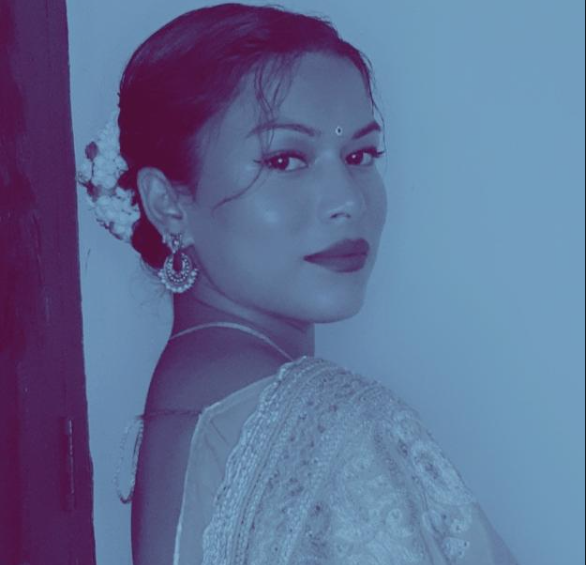
#> input picture images/elu.png, 586 x 565 px
$ python splitmerge.py
#> lines starting #> are read from the running program, lines starting #| are printed output that depends on the picture
import cv2 as cv
img = cv.imread('images/elu.png')
#> img is the input picture: shape (565, 586, 3); mean B, G, R 148.9, 110.5, 96

b,g,r = cv.split(img)
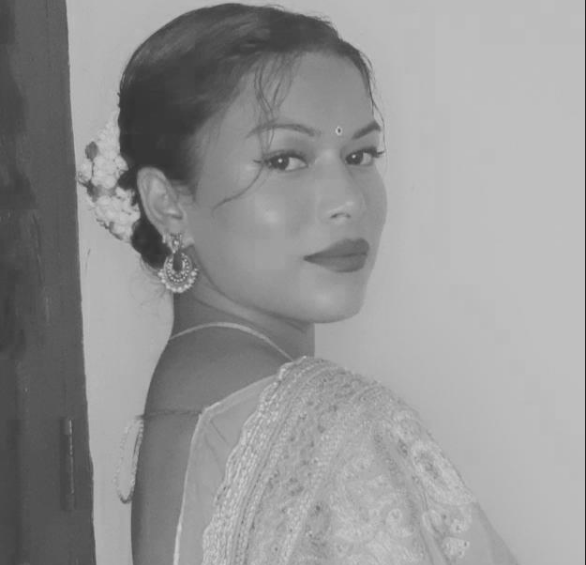
#> b: shape (565, 586); min 33, max 205, mean 148.9
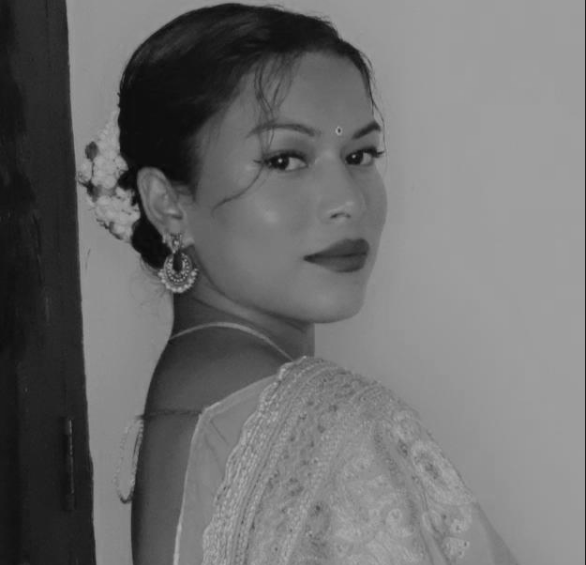
#> g: shape (565, 586); min 7, max 173, mean 110.5
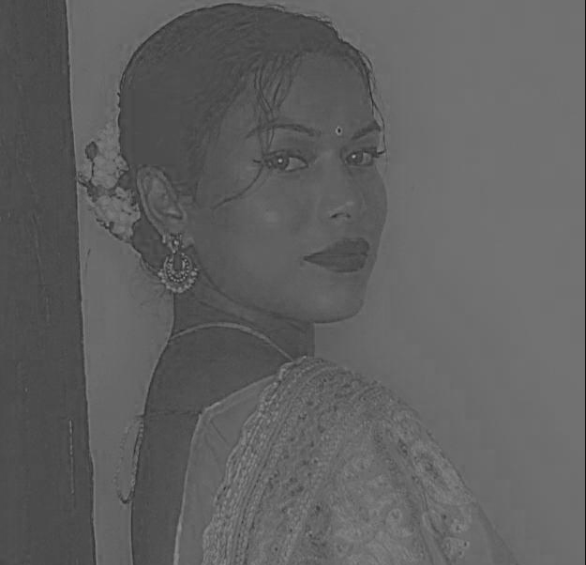
#> r: shape (565, 586); min 16, max 158, mean 96
cv.imshow("B",b)
cv.imshow("G",g)
cv.imshow("R",r)
merged = cv.merge([b,g,r])
cv.imshow("MErged",merged)


cv.imshow("ELU",img)
cv.waitKey(0)

$ run again, with images/baizu.png copied over images/elu.png
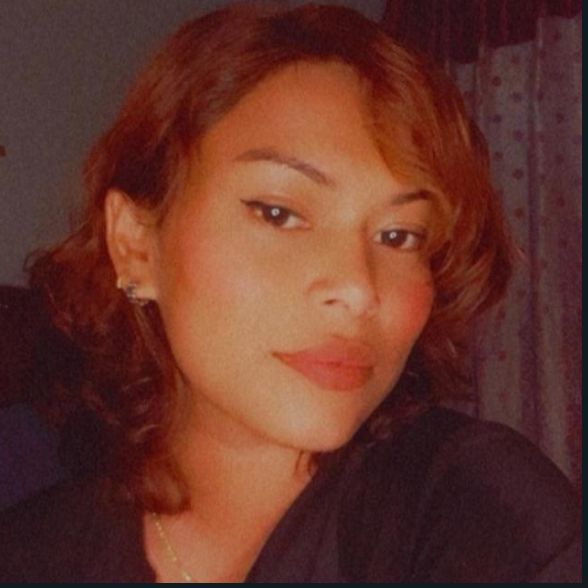
#> input picture images/baizu.png, 588 x 588 px
#> img is the input picture: shape (588, 588, 3); mean B, G, R 42.3, 52.6, 101.3
#> `b,g,r = cv.split(img)`:
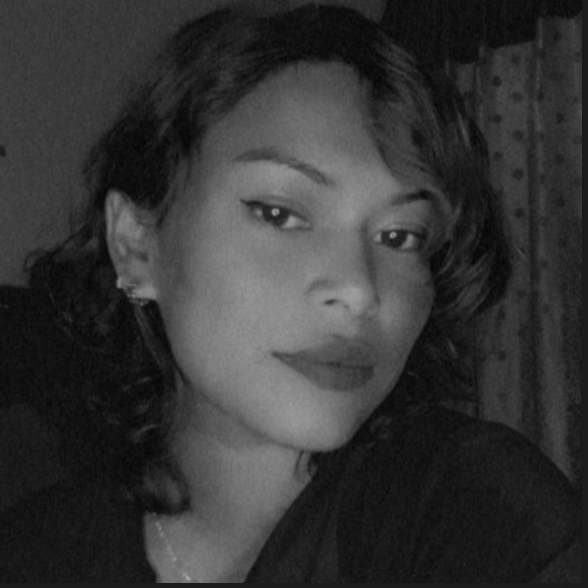
#> g: shape (588, 588); min 4, max 165, mean 52.6
#> `b,g,r = cv.split(img)`:
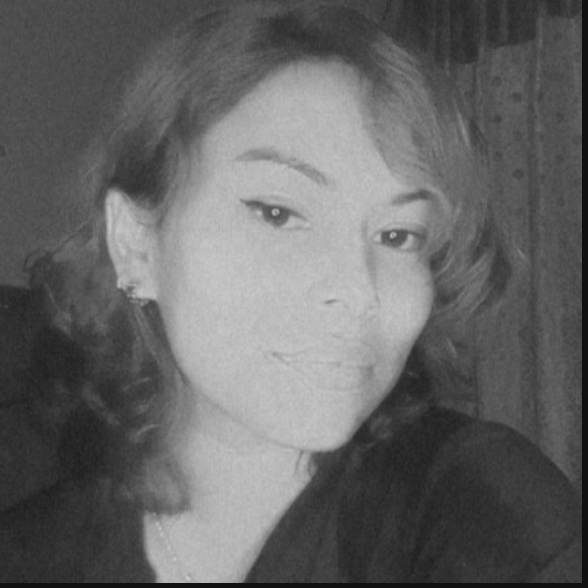
#> r: shape (588, 588); min 16, max 202, mean 101.3

$ run again, with images/cat.1.jpg saved as images/elu.png
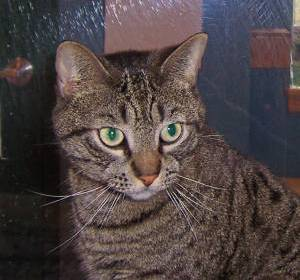
#> input picture images/cat.1.jpg, 300 x 280 px
#> img is the input picture: shape (280, 300, 3); mean B, G, R 68, 68.3, 78.8
#> `b,g,r = cv.split(img)`:
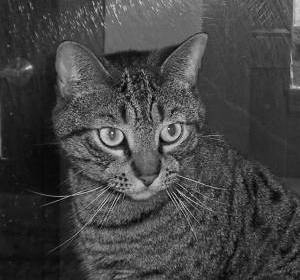
#> g: shape (280, 300); min 0, max 242, mean 68.3
#> `b,g,r = cv.split(img)`:
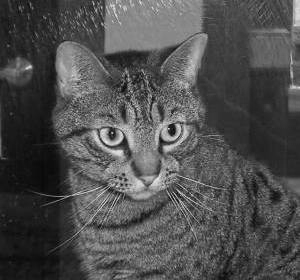
#> r: shape (280, 300); min 1, max 239, mean 78.8

$ run again, with images/cat.14.jpg saved as images/elu.png
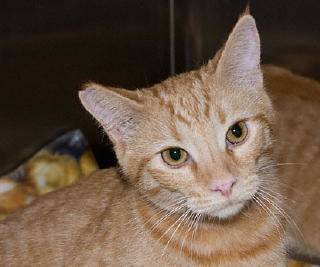
#> input picture images/cat.14.jpg, 320 x 267 px
#> img is the input picture: shape (267, 320, 3); mean B, G, R 71.4, 87.3, 107.7
#> `b,g,r = cv.split(img)`:
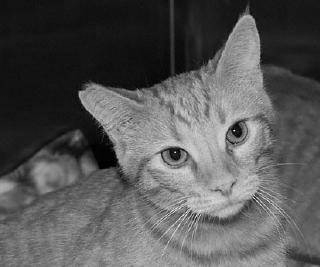
#> g: shape (267, 320); min 0, max 254, mean 87.3
#> `b,g,r = cv.split(img)`:
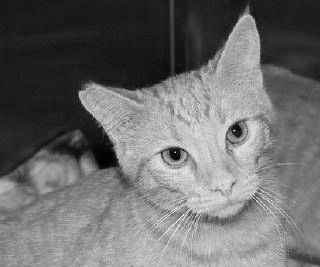
#> r: shape (267, 320); min 0, max 255, mean 107.7
